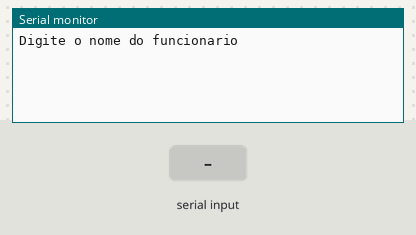
Bench run of a sketch on a simulated Arduino Uno, built with avr-gcc and run on an emulated ATmega328P. Parts: the last lines printed to the serial monitor. Inputs (shaded band) come from the test bench.

Above: at 1.2 s.
1.3 s: "90,45\n" received over Serial
At 3.5 s:
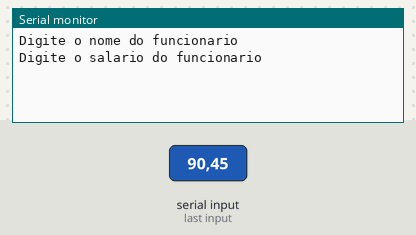
3.8 s: "30,150\n" received over Serial
At 4.6 s:
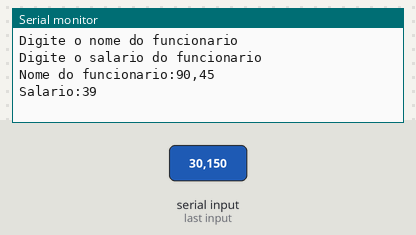

Measured:
- after the input at 1.3 s, the serial monitor: prints a new line after 1.0 s (image 1)
- after the input at 3.8 s, the serial monitor: prints a new line at once (image 2)

The sketch:

091.ino
```cpp
// C++ code
//variavel
String nome = "";
long salario = 0;

void setup()
{
 Serial.begin(9600);
}

void loop()
{
  //entrada
  Serial.println("Digite o nome do funcionario");
  while (!Serial.available());
  nome = Serial.readString();

  Serial.println("Digite o salario do funcionario");
  while (!Serial.available());
  salario = Serial.parseInt();

  if (salario <= 500) {
  salario = salario * 1.3;
  } else {
    Serial.println("infelizmente voce nao conseguira o acrescimo");
  }
    Serial.println("Nome do funcionario:" + String(nome));
    Serial.println("Salario:" + String(salario));

  delay(1000);


  }
```
